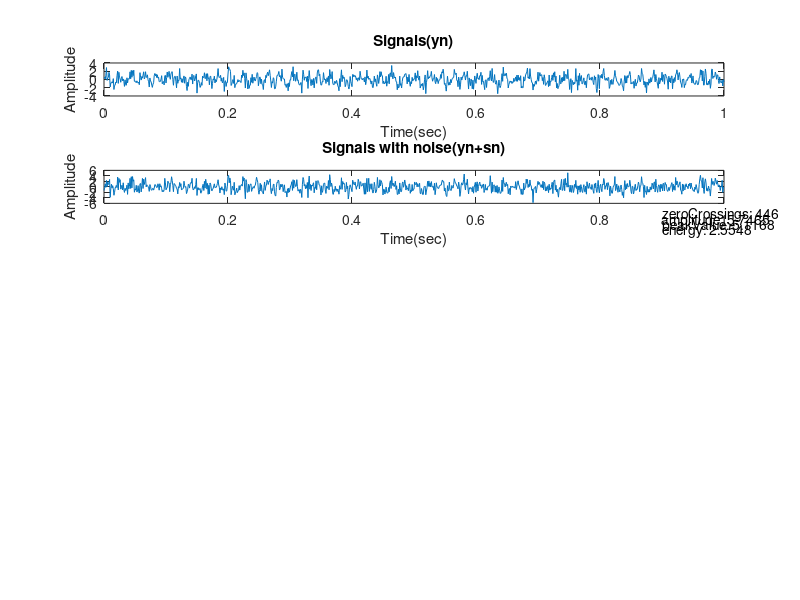

The MATLAB source for this figure:
fs = 1000; %取樣頻率1000Hz
t = (0:1/fs:1)'; %測量時間為1秒，從0開始，每1/fs秒取一次，直到1秒
N = length(t); %取樣次數
y = sin(2*pi*50*t); %產生正弦波
yn = randn(N,1)+y;
sn = randn(N,1); %產生白雜訊
yy = yn+sn;

function drawpic(position,t, data, title_text, x_label_text, y_label_text)
    subplot(5, 1, position);
    plot(t, data);
    title(title_text);
    xlabel(x_label_text);
    ylabel(y_label_text);
end

figure(1)
drawpic(1,t, yn, 'Signals(yn)', 'Time(sec)', 'Amplitude');
drawpic(2,t, yy, 'Signals with noise(yn+sn)', 'Time(sec)', 'Amplitude');

%過零率
zeroCrossings = sum(yy(1:end-1) .* yy(2:end) < 0);
disp(['zeroCrossings：', num2str(zeroCrossings)]);

%震幅
amplitude = max(abs(yy));
disp(['amplitude：', num2str(amplitude)]);

%峰值
peakValue = max(yy);
disp(['PeakValue：', num2str(peakValue)]);

%能量
energy = sum(yy.^2)/length(yy);
disp(['Energy：', num2str(energy)]);

%圖形標記
text(0.9,-10, ['zeroCrossings: ', num2str(zeroCrossings)]);
text(0.9,-12, ['amplitude: ', num2str(amplitude)]);
text(0.9,-14, ['peakValue: ', num2str(peakValue)]);
text(0.9,-16, ['energy: ', num2str(energy)]);


